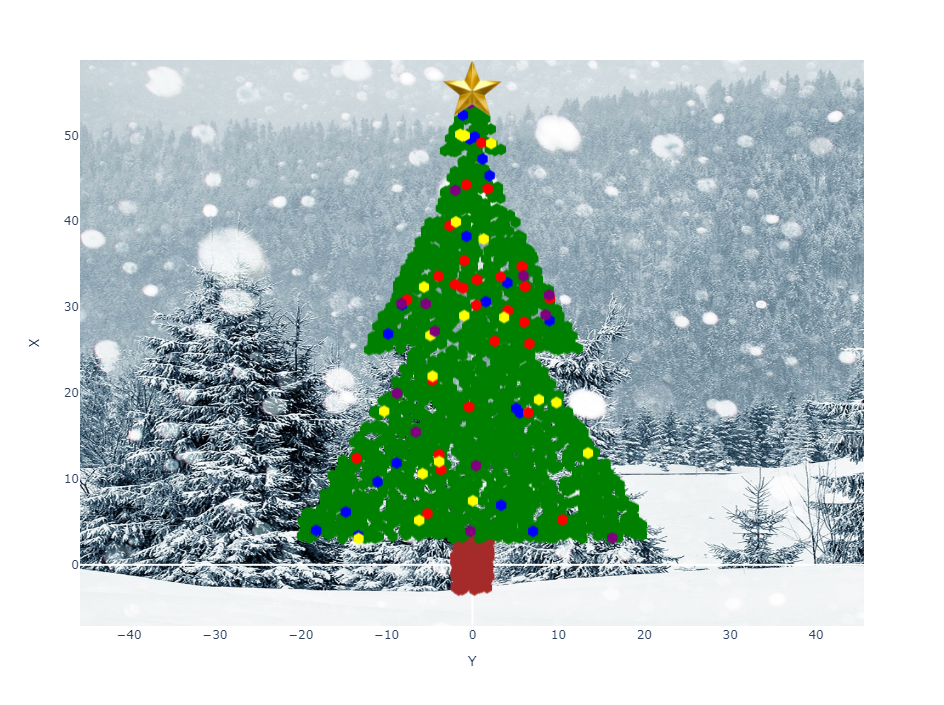

The Python source for this figure:
import plotly.express as px
import random
import pandas as pd
from PIL import Image

df = pd.DataFrame(columns=['X', 'Y', 'Kategoria'])
for i in range(200):
    x = random.uniform(-3,3)
    y = random.uniform(-2,2)
    df.loc[i] = [x,y,'pien']

for i in range(200,3200):
    x = random.uniform(3,35)
    y = random.uniform(-20,20)
    if abs(y) < (35-x)/1.5 and x < 25:
        df.loc[i] = [x,y,'drzewko']
for i in range(3200,6000):
    x = random.uniform(25,50)
    y = random.uniform(-20,20)
    if abs(y) < (50-x)/2 and x < 48:
        df.loc[i] = [x,y,'drzewko']

for i in range(6000,6400):
    x = random.uniform(48,55)
    y = random.uniform(-10,10)
    if abs(y) < (55-x)/2:
        df.loc[i] = [x,y,'drzewko']

bombki = ["bombka1","bombka2","bombka3","bombka4"]
#bombki
for i in range(6400,6480):
    x = random.uniform(3,35)
    y = random.uniform(-20,20)
    if abs(y) < (35-x)/1.5 and x < 25:
        df.loc[i] = [x,y,bombki[random.randint(0,3)]]
for i in range(6480,6580):
    x = random.uniform(25,50)
    y = random.uniform(-20,20)
    if abs(y) < (50-x)/2 and x < 48:
        df.loc[i] = [x,y,bombki[random.randint(0,3)]]
for i in range(6580,6630):
    x = random.uniform(48,55)
    y = random.uniform(-10,10)
    if abs(y) < (55-x)/2:
        df.loc[i] = [x,y,bombki[random.randint(0,3)]]


df2 = px.data.iris()
fig = px.scatter(df, x="Y", y="X", color="Kategoria",
                 symbol_sequence=['hexagon', 'star-diamond', 'circle', 'circle', 'circle', 'circle'],
                 color_discrete_sequence=['brown', 'green', 'blue', 'red', 'yellow', 'purple'],

                )
fig.update_traces(marker=dict(size=12),
                  selector=dict(mode='markers'))
img = Image.open('gwiazdka.png')
fig.add_layout_image(
    dict(
        source=img,
        xref='paper', yref='paper',
        x=0.5, y=0.90,
        sizex=0.1, sizey=0.1,
        xanchor='center', yanchor='bottom'
    )
)
img2 = Image.open('tlo.png')
fig.add_layout_image(
        dict(
            source=img2,
            xref="x",
            yref="y",
            x=-80,
            y=60,
            sizex=190,
            sizey=70,
            sizing="stretch",
            layer="below"
        )
)
fig.update_layout(showlegend=False)
fig.update_xaxes(showgrid=False)
fig.update_yaxes(showgrid=False)
fig.update_yaxes(
    scaleanchor = "x",
    scaleratio = 1,
  )
fig.show()
